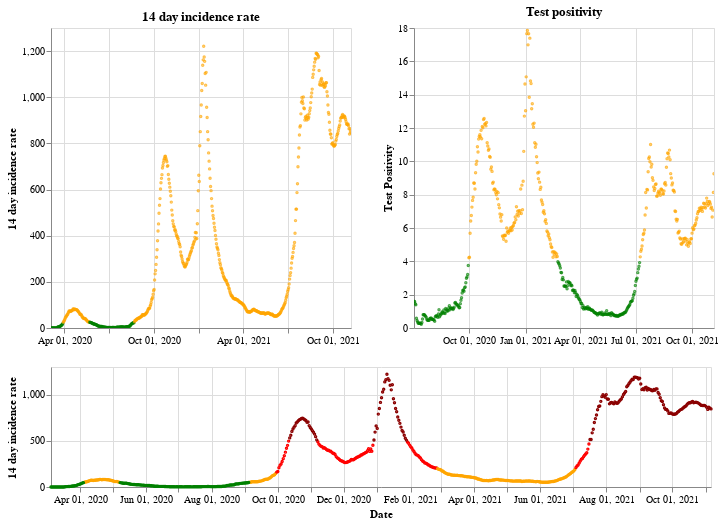

Write notebook code for a chart like this one.
### Markdown cell above
## Northern Ireland

### Code cell
plot_traffic_light('Northern Ireland')

### Figure 1 — Vega-Lite specification as saved in the notebook (floating-point values rounded to 4 significant figures; data arrays with more than 128 entries replaced by an {"elided": "..."} marker saying what was removed)
{"config": {"view": {"continuousWidth": 400, "continuousHeight": 300}}, "vconcat": [{"hconcat": [{"mark": {"type": "point", "size": 2}, "encoding": {"color": {"condition": {"value": "green", "test": "(datum.twoWeeklyCasesRate <= 25)"}, "value": "orange"}, "tooltip": [{"type": "nominal", "field": "areaName"}, {"type": "temporal", "field": "date"}, {"type": "quantitative", "field": "twoWeeklyCasesRate"}, {"type": "quantitative", "field": "testPositivity"}], "x": {"type": "temporal", "axis": {"title": ""}, "field": "date", "scale": {"domain": {"selection": "DateBrush"}}, "timeUnit": "yearmonthdate"}, "y": {"type": "quantitative", "axis": {"title": "14 day incidence rate"}, "field": "twoWeeklyCasesRate"}}, "title": "14 day incidence rate", "width": 300}, {"mark": {"type": "point", "size": 2}, "encoding": {"color": {"condition": {"value": "green", "test": "(datum.testPositivity <= 4)"}, "value": "orange"}, "tooltip": [{"type": "nominal", "field": "areaName"}, {"type": "temporal", "field": "date"}, {"type": "quantitative", "field": "twoWeeklyCasesRate"}, {"type": "quantitative", "field": "testPositivity"}], "x": {"type": "temporal", "axis": {"title": ""}, "field": "date", "scale": {"domain": {"selection": "DateBrush"}}, "timeUnit": "yearmonthdate"}, "y": {"type": "quantitative", "axis": {"title": "Test Positivity"}, "field": "testPositivity"}}, "title": "Test positivity", "width": 300}]}, {"layer": [{"mark": {"type": "point", "size": 2}, "encoding": {"color": {"condition": {"value": "orange", "test": "(((datum.testPositivity < 4) && (datum.twoWeeklyCasesRate >= 50)) && (datum.twoWeeklyCasesRate < 200))"}, "value": "red"}, "opacity": {"condition": {"value": 1, "test": "((datum.twoWeeklyCasesRate >= 50) && (datum.twoWeeklyCasesRate < 500))"}, "value": 0}, "tooltip": [{"type": "nominal", "field": "areaName"}, {"type": "temporal", "field": "date"}, {"type": "quantitative", "field": "twoWeeklyCasesRate"}, {"type": "quantitative", "field": "testPositivity"}], "x": {"type": "temporal", "axis": {"title": "Date"}, "field": "date", "timeUnit": "yearmonthdate"}, "y": {"type": "quantitative", "axis": {"title": "14 day incidence rate"}, "field": "twoWeeklyCasesRate"}}, "selection": {"DateBrush": {"type": "interval", "encodings": ["x"], "fields": ["Time"]}}}, {"mark": {"type": "point", "size": 2}, "encoding": {"color": {"value": "darkred"}, "opacity": {"condition": {"value": 1, "test": "(datum.twoWeeklyCasesRate >= 500)"}, "value": 0}, "tooltip": [{"type": "nominal", "field": "areaName"}, {"type": "temporal", "field": "date"}, {"type": "quantitative", "field": "twoWeeklyCasesRate"}, {"type": "quantitative", "field": "testPositivity"}], "x": {"type": "temporal", "axis": {"title": "Date"}, "field": "date", "timeUnit": "yearmonthdate"}, "y": {"type": "quantitative", "axis": {"title": "14 day incidence rate"}, "field": "twoWeeklyCasesRate"}}}, {"mark": {"type": "point", "size": 2}, "encoding": {"color": {"condition": {"value": "green", "test": "((datum.testPositivity < 4) && (datum.twoWeeklyCasesRate < 50))"}, "value": "orange"}, "opacity": {"condition": {"value": 1, "test": "(datum.twoWeeklyCasesRate < 50)"}, "value": 0}, "tooltip": [{"type": "nominal", "field": "areaName"}, {"type": "temporal", "field": "date"}, {"type": "quantitative", "field": "twoWeeklyCasesRate"}, {"type": "quantitative", "field": "testPositivity"}], "x": {"type": "temporal", "axis": {"title": "Date"}, "field": "date", "timeUnit": "yearmonthdate"}, "y": {"type": "quantitative", "axis": {"title": "14 day incidence rate"}, "field": "twoWeeklyCasesRate"}}}], "height": 120, "width": 660}], "data": {"name": "data-84ce387e4fa020c1089efa87ddf751db"}, "$schema": "https://vega.github.io/schema/vega-lite/v4.8.1.json", "datasets": {"data-84ce387e4fa020c1089efa87ddf751db": {"elided": "612 records"}}}
